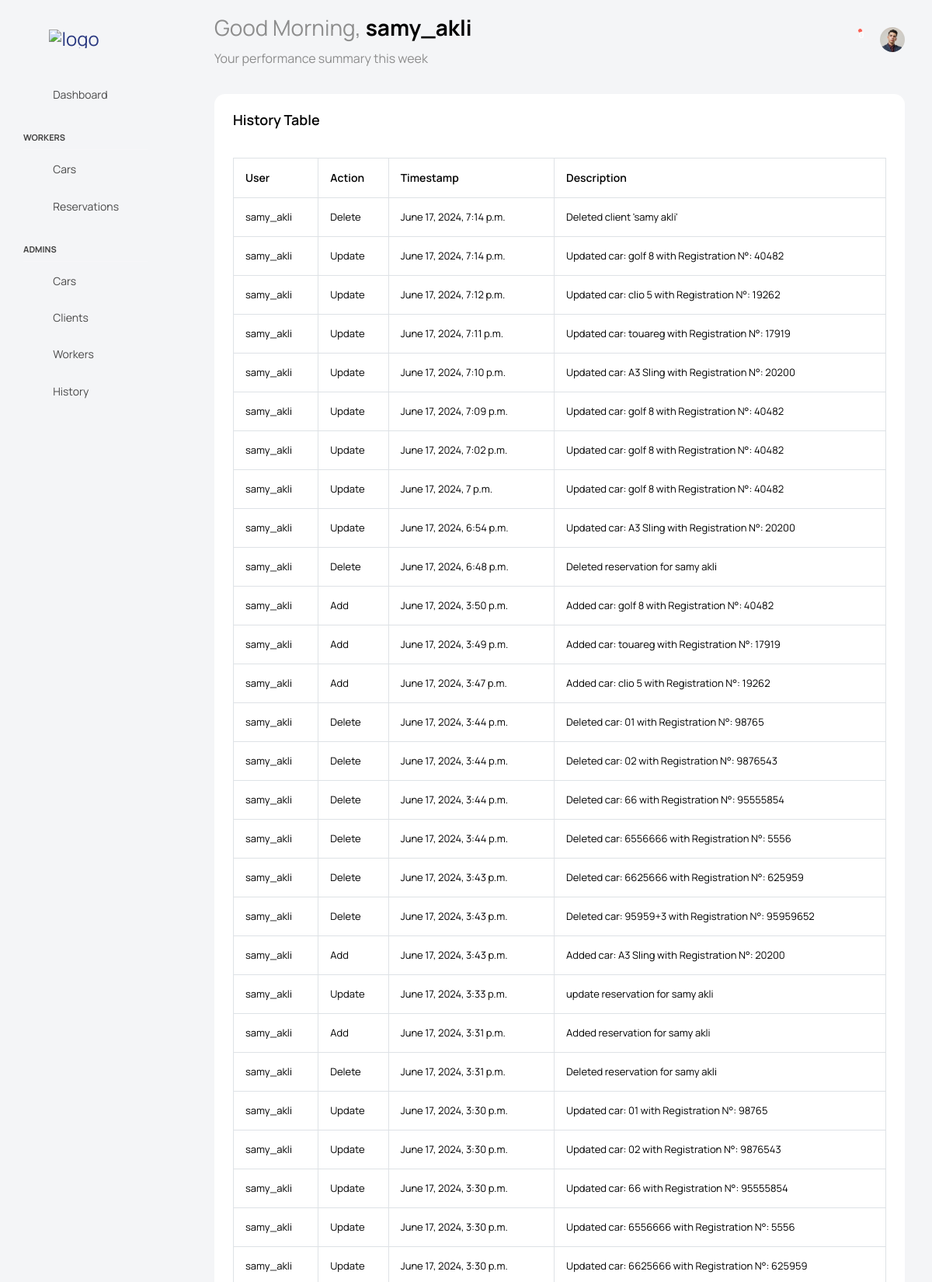
The app's page /history (signed in, upper part) with its own data.
### car_rental/models.py (models this page shows, shortened)
class Worker(models.Model):
    genders = [
        ('male','Male'),
        ('female','Female'),
    ]
    user = models.OneToOneField(User, on_delete=models.CASCADE)
    avatar = models.ImageField(upload_to='worker-profile/', null=True, blank=True)
    first_name = models.CharField(max_length=50, null=True, blank=True)
    last_name = models.CharField(max_length=50, null=True, blank=True)
    CIN = models.CharField(max_length=50, null=True, blank=True)
    birth_date = models.DateField(null=True, blank=True)
    address = models.CharField(max_length=50, null=True, blank=True)
    driver_license_number = models.CharField(max_length=50, null=True, blank=True)
    phone_number = models.CharField(max_length=50, null=True, blank=True)
    gender = models.CharField(max_length=50, choices=genders, null=True, blank=True)
    email = models.EmailField(max_length=50, null=True, blank=True)
    availability = models.BooleanField(default=True)
    created_at = models.DateTimeField(auto_now_add=True, null=True, blank=True)

class UserActionLog(models.Model):
    ACTION_CHOICES = [
        ('add', 'Add'),
        ('update', 'Update'),
        ('delete', 'Delete'),
        ('create', 'Create'),
    ]
    user = models.ForeignKey(User, on_delete=models.CASCADE)
    action = models.CharField(max_length=10, choices=ACTION_CHOICES)
    timestamp = models.DateTimeField(auto_now_add=True)
    description = models.TextField()

### car_rental/views.py (the view)
# urls.py: path('history', views.history, name='history'),
@login_required
@permission_required('car_rental.can_view_cars', raise_exception=False)
def history(request):
    notifications = Notification.objects.filter(recipient=request.user).order_by('-created_at')
    unread_notifications = notifications.filter(is_read=False)
    logs = UserActionLog.objects.all().order_by('-timestamp')
    context = {
        'logs': logs,
        'notifications': notifications,
        'unread_notifications': unread_notifications,
        }
    return render(request, 'pages/history.html', context)

### templates/pages/history.html (shortened to what this page needs)
{% extends 'base.html' %}
{% block content %}
<div class="main-panel">
    <div class="content-wrapper">
        <div class="row">
<div class="col-lg-12 grid-margin stretch-card">
    <div class="card">
      <div class="card-body">
        <h4 class="card-title">History table</h4>
        <div class="table-responsive pt-3">
          <table class="table table-bordered">
            <thead>
              <tr>
                <th> User </th>
                <th> Action </th>
                <th> Timestamp </th>
                <th> Description </th>
              </tr>
            </thead>
            <tbody>
                {% for log in logs %}
              <tr>
                <td> {{ log.user.username }} </td>
                <td> {{ log.get_action_display }} </td>
                <td> {{ log.timestamp }} </td>
                <td> {{ log.description }} </td>
              </tr>
                {% endfor %}
            </tbody>
          </table>
        </div>
      </div>
    </div>
  </div>
  </div>
  </div>
  </div>
  </div>
{% endblock %}

### templates/parts/navbar.html (shortened to what this page needs)
{% load static %}
<div class="container-scroller">
    <nav class="navbar default-layout col-lg-12 col-12 p-0 fixed-top d-flex align-items-top flex-row">
      <div class="text-center navbar-brand-wrapper d-flex align-items-center justify-content-start">
        <div class="me-3">
          <button class="navbar-toggler navbar-toggler align-self-center" type="button" data-bs-toggle="minimize">
            <span class="icon-menu"></span>
          </button>
        </div>
        <div>
          <a class="navbar-brand brand-logo" href="{% url 'stats' %}">
            <img src="{% static 'images/logog.png' %}" alt="logo"/>
          </a>
        </div>
      </div>
      <div class="navbar-menu-wrapper d-flex align-items-top">
        {% if user.is_authenticated %}
        <ul class="navbar-nav">
          <li class="nav-item fw-semibold d-none d-lg-block ms-0">
            <h1 class="welcome-text">Good Morning, <span class="text-black fw-bold">{{ user.username }}</span></h1>
            <h3 class="welcome-sub-text">Your performance summary this week </h3>
          </li>
        </ul>
        <ul class="navbar-nav ms-auto">
          <li class="nav-item">
            <form class="search-form" method="GET" action="{% url 'search' %}">
                <i class="icon-search"></i>
                <input type="search" class="form-control" name="q" placeholder="Search Here" title="Search here">
            </form>
          </li>
          <li class="nav-item dropdown">
            <a class="nav-link count-indicator" id="notificationDropdown" href="#" data-bs-toggle="dropdown">
                <i class="icon-bell"></i>
                <span class="count">
                    {{ unread_notifications.count }}
                </span>
            </a>
        </li>
          <li class="nav-item dropdown d-none d-lg-block user-dropdown">
            <a class="nav-link" id="UserDropdown" href="#" data-bs-toggle="dropdown" aria-expanded="false">
              {% if user.worker.avatar %}
              <img class="img-xs rounded-circle" src="{{ user.worker.avatar.url }}" alt="Profile image">
              {% else %}
              <img class="img-xs rounded-circle" src="{% static 'images/faces/face28.png' %}" alt="Profile image">
              {% endif %}
          </li>
          {% endif %}
        </ul>
      </div>
    </nav>

### records on screen
UserActionLog: user.username "samy_akli", action "Delete", timestamp "June 17, 2024, 7:14 p.m.", description "Deleted client 'samy akli'"
UserActionLog: user.username "samy_akli", action "Update", timestamp "June 17, 2024, 7:14 p.m.", description "Updated car: golf 8 with Registration N°: 40482"
UserActionLog: user.username "samy_akli", action "Update", timestamp "June 17, 2024, 7:12 p.m.", description "Updated car: clio 5 with Registration N°: 19262"
UserActionLog: user.username "samy_akli", action "Update", timestamp "June 17, 2024, 7:11 p.m.", description "Updated car: touareg with Registration N°: 17919"
UserActionLog: user.username "samy_akli", action "Update", timestamp "June 17, 2024, 7:10 p.m.", description "Updated car: A3 Sling with Registration N°: 20200"
UserActionLog: user.username "samy_akli", action "Update", timestamp "June 17, 2024, 7:09 p.m.", description "Updated car: golf 8 with Registration N°: 40482"
UserActionLog: user.username "samy_akli", action "Update", timestamp "June 17, 2024, 7:02 p.m.", description "Updated car: golf 8 with Registration N°: 40482"
UserActionLog: user.username "samy_akli", action "Update", timestamp "June 17, 2024, 7 p.m.", description "Updated car: golf 8 with Registration N°: 40482"
UserActionLog: user.username "samy_akli", action "Update", timestamp "June 17, 2024, 6:54 p.m.", description "Updated car: A3 Sling with Registration N°: 20200"
UserActionLog: user.username "samy_akli", action "Delete", timestamp "June 17, 2024, 6:48 p.m.", description "Deleted reservation for samy akli"
UserActionLog: user.username "samy_akli", action "Add", timestamp "June 17, 2024, 3:50 p.m.", description "Added car: golf 8 with Registration N°: 40482"
UserActionLog: user.username "samy_akli", action "Add", timestamp "June 17, 2024, 3:49 p.m.", description "Added car: touareg with Registration N°: 17919"
UserActionLog: user.username "samy_akli", action "Add", timestamp "June 17, 2024, 3:47 p.m.", description "Added car: clio 5 with Registration N°: 19262"
UserActionLog: user.username "samy_akli", action "Delete", timestamp "June 17, 2024, 3:44 p.m.", description "Deleted car: 01 with Registration N°: 98765"
UserActionLog: user.username "samy_akli", action "Delete", timestamp "June 17, 2024, 3:44 p.m.", description "Deleted car: 02 with Registration N°: 9876543"
UserActionLog: user.username "samy_akli", action "Delete", timestamp "June 17, 2024, 3:44 p.m.", description "Deleted car: 66 with Registration N°: 95555854"
UserActionLog: user.username "samy_akli", action "Delete", timestamp "June 17, 2024, 3:44 p.m.", description "Deleted car: 6556666 with Registration N°: 5556"
UserActionLog: user.username "samy_akli", action "Delete", timestamp "June 17, 2024, 3:43 p.m.", description "Deleted car: 6625666 with Registration N°: 625959"
UserActionLog: user.username "samy_akli", action "Delete", timestamp "June 17, 2024, 3:43 p.m.", description "Deleted car: 95959+3 with Registration N°: 95959652"
UserActionLog: user.username "samy_akli", action "Add", timestamp "June 17, 2024, 3:43 p.m.", description "Added car: A3 Sling with Registration N°: 20200"
UserActionLog: user.username "samy_akli", action "Update", timestamp "June 17, 2024, 3:33 p.m.", description "update reservation for samy akli"
UserActionLog: user.username "samy_akli", action "Add", timestamp "June 17, 2024, 3:31 p.m.", description "Added reservation for samy akli"
UserActionLog: user.username "samy_akli", action "Delete", timestamp "June 17, 2024, 3:31 p.m.", description "Deleted reservation for samy akli"
UserActionLog: user.username "samy_akli", action "Update", timestamp "June 17, 2024, 3:30 p.m.", description "Updated car: 01 with Registration N°: 98765"
UserActionLog: user.username "samy_akli", action "Update", timestamp "June 17, 2024, 3:30 p.m.", description "Updated car: 02 with Registration N°: 9876543"
UserActionLog: user.username "samy_akli", action "Update", timestamp "June 17, 2024, 3:30 p.m.", description "Updated car: 66 with Registration N°: 95555854"
UserActionLog: user.username "samy_akli", action "Update", timestamp "June 17, 2024, 3:30 p.m.", description "Updated car: 6556666 with Registration N°: 5556"
UserActionLog: user.username "samy_akli", action "Update", timestamp "June 17, 2024, 3:30 p.m.", description "Updated car: 6625666 with Registration N°: 625959"

### other values on screen
{{ user.username }} "samy_akli"
{{ unread_notifications.count }} "0"
